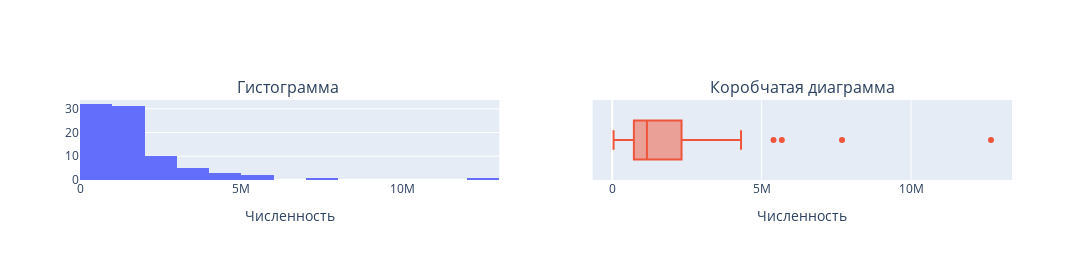
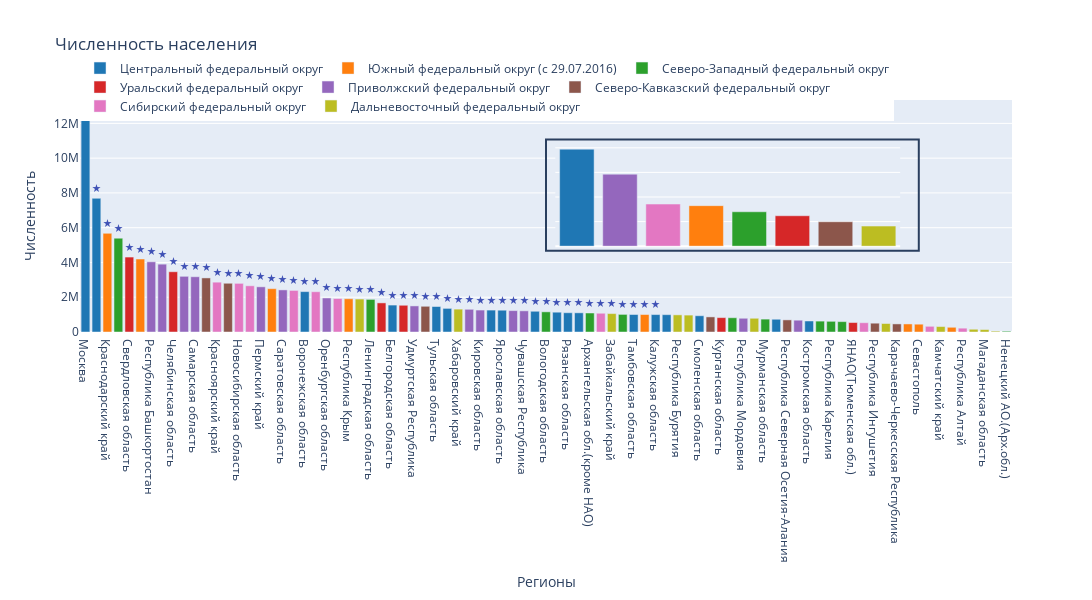

Notebook code for these charts, in order:
### Markdown cell above
### График численности населения

### Code cell
# Создаем маску, где будем использовать цвета наших регионов.
mask_number = data.groupby('Федеральный округ')['Численность населения'].sum().reset_index()
mask_number.sort_values(by='Численность населения',ascending=False,inplace=True)
mask_number['цвет'] = mask_number['Федеральный округ'].map(dct_colors)

# Нарисуем первую фигуру, которая будет состоять из гистограммы и коробчатой диаграммы
fig_1=make_subplots(rows=1,
                  cols=2,
                  subplot_titles=['Гистограмма ','Коробчатая диаграмма']
                  )
# Гистограмма
fig_1.add_trace(col=1,row=1,trace=go.Histogram(x=data['Численность населения'],showlegend=False))
fig_1.update_xaxes(title='Численность',col=1,row=1)

# Коробчатая диаграмма
fig_1.add_trace(col=2,row=1,trace=go.Box(x=data['Численность населения'],showlegend=False,name=''))
fig_1.update_xaxes(title='Численность',col=2,row=1)
# Изменим высоту и ширину первого графика
fig_1.update_layout(height=260,width=1200)

# Нарисуем первый график
fig_1.show()

# Далее нам понадобится столбчатая диаграмма, цветом выделим округа, а меткой сделаем регионы-млн.
fig_2 = px.bar(x=data['Регионы'],
             title='Численность населения по регионам',
             y=data['Численность населения'],
             color=data['Федеральный округ'],
             color_discrete_map=dct_colors,
             text=data['метка региона'],height=600,width=1200)

# Отсортируем согласно признаку Регионы, а он у нас отсортирован по численности населения
fig_2.update_xaxes(categoryorder='array',categoryarray=data['Регионы'])

# Добавим текст во внутрь черным цветом, что бы мы понимали где регион миллионник
fig_2.update_traces(textposition='outside',textfont_color='#3F51B5')


# Третий график будет внутри основного второго графика
fig_2.add_trace(
    trace=go.Bar(marker_color=mask_number['цвет'],
        x=mask_number['Федеральный округ'],
        y=mask_number['Численность населения'],
        name="Федеральный округ",xaxis='x2',
        showlegend=False))

# Рисуем внутри второго графика фигуру типа rect - это прямоугольник, указываем его вершины
fig_2.update_layout( shapes=[
    dict(type="rect", #тип
         xref="paper", # цвет 
         yref="paper", # цвет 
         x0=0.5, # начало графика x0 от левого края
         y0=0.35, # начало графика y0 от нижнего края
         x1=0.9, # конец графика x1 от левого края
         y1=0.83, # конец графика y1 от нижнего края
         line_width=2, #
         fillcolor=None, #
         opacity=1)])

# Уточняем область отображения второго графика
fig_2.update_traces(selector=lambda t: t.name=="Федеральный округ", xaxis="x2", yaxis="y2")

# Новые оси третьего графика
fig_2.update_layout(
    xaxis2=dict(domain=[0.51, 0.88], anchor="y2"),  # определяем оси X для врезанного графика
    yaxis2=dict(domain=[0.37, 0.81], anchor="x2")) # определяем оси Y для врезанного графика

fig_2.update_layout(autosize=False,
                  legend_orientation="h",
                  legend=dict(x=0,y=1.2, yanchor='top',title=''),
                  title="Численность населения",
                  xaxis_title="Регионы",
                  yaxis_title="Численность",
                  
                  xaxis2 = {'showticklabels': False},
                  yaxis2 = {'showticklabels': False})



fig_2.show()

### Figure 1 — Plotly figure (JSON) as saved in the notebook; plotly's stock layout.template omitted (floating-point values rounded to 4 significant figures)
{"data": [{"showlegend": false, "type": "histogram", "x": [12678079, 7690863, 5675462, 5398064, 4310681, 4197821, 4038151, 3902888, 3466369, 3202946, 3179532, 3110858, 2866255, 2803573, 2798170, 2657854, 2599260, 2491036, 2421895, 2391193, 2324205, 2317153, 1956835, 1926665, 1912622, 1895868, 1875872, 1674676, 1549151, 1537416, 1500955, 1478726, 1466127, 1358416, 1315643, 1305563, 1262402, 1260379, 1253389, 1229824, 1217818, 1192491, 1160445, 1139371, 1108847, 1104008, 1092424, 1079271, 1059700, 1012512, 1006748, 1005782, 1002575, 997135, 985937, 971996, 934889, 868350, 827166, 820473, 790197, 790044, 741404, 733498, 696837, 679417, 633385, 626115, 614064, 596508, 544444, 534262, 507061, 488257, 465528, 463088, 449138, 327383, 313016, 271135, 220181, 158305, 140149, 50288, 44111], "xaxis": "x", "yaxis": "y"}, {"name": "", "showlegend": false, "type": "box", "x": [12678079, 7690863, 5675462, 5398064, 4310681, 4197821, 4038151, 3902888, 3466369, 3202946, 3179532, 3110858, 2866255, 2803573, 2798170, 2657854, 2599260, 2491036, 2421895, 2391193, 2324205, 2317153, 1956835, 1926665, 1912622, 1895868, 1875872, 1674676, 1549151, 1537416, 1500955, 1478726, 1466127, 1358416, 1315643, 1305563, 1262402, 1260379, 1253389, 1229824, 1217818, 1192491, 1160445, 1139371, 1108847, 1104008, 1092424, 1079271, 1059700, 1012512, 1006748, 1005782, 1002575, 997135, 985937, 971996, 934889, 868350, 827166, 820473, 790197, 790044, 741404, 733498, 696837, 679417, 633385, 626115, 614064, 596508, 544444, 534262, 507061, 488257, 465528, 463088, 449138, 327383, 313016, 271135, 220181, 158305, 140149, 50288, 44111], "xaxis": "x2", "yaxis": "y2"}], "layout": {"annotations": [{"font": {"size": 16}, "showarrow": false, "text": "Гистограмма ", "x": 0.225, "xanchor": "center", "xref": "paper", "y": 1, "yanchor": "bottom", "yref": "paper"}, {"font": {"size": 16}, "showarrow": false, "text": "Коробчатая диаграмма", "x": 0.775, "xanchor": "center", "xref": "paper", "y": 1, "yanchor": "bottom", "yref": "paper"}], "height": 260, "width": 1200, "xaxis": {"anchor": "y", "domain": [0, 0.45], "title": {"text": "Численность"}}, "xaxis2": {"anchor": "y2", "domain": [0.55, 1], "title": {"text": "Численность"}}, "yaxis": {"anchor": "x", "domain": [0, 1]}, "yaxis2": {"anchor": "x2", "domain": [0, 1]}}}

### Figure 2 — Plotly figure (JSON) as saved in the notebook; plotly's stock layout.template omitted (floating-point values rounded to 4 significant figures)
{"data": [{"alignmentgroup": "True", "hovertemplate": "color=Центральный федеральный округ<br>x=%{x}<br>y=%{y}<br>text=%{text}<extra></extra>", "legendgroup": "Центральный федеральный округ", "marker": {"color": "#1F77B4", "pattern": {"shape": ""}}, "name": "Центральный федеральный округ", "offsetgroup": "Центральный федеральный округ", "orientation": "v", "showlegend": true, "text": ["★", "★", "★", "★", "★", "★", "★", "★", "★", "★", "★", "★", "★", "★", "", "", "", ""], "textfont": {"color": "#3F51B5"}, "textposition": "outside", "type": "bar", "x": ["Москва", "Московская область", "Воронежская область", "Белгородская область", "Тульская область", "Владимирская область", "Тверская область", "Ярославская область", "Брянская область", "Липецкая область", "Рязанская область", "Курская область", "Тамбовская область", "Калужская область", "Ивановская область", "Смоленская область", "Орловская область", "Костромская область"], "xaxis": "x", "y": [12678079, 7690863, 2324205, 1549151, 1466127, 1358416, 1260379, 1253389, 1192491, 1139371, 1108847, 1104008, 1006748, 1002575, 997135, 934889, 733498, 633385], "yaxis": "y"}, {"alignmentgroup": "True", "hovertemplate": "color=Южный федеральный округ (с 29.07.2016)<br>x=%{x}<br>y=%{y}<br>text=%{text}<extra></extra>", "legendgroup": "Южный федеральный округ (с 29.07.2016)", "marker": {"color": "#FF7F0E", "pattern": {"shape": ""}}, "name": "Южный федеральный округ (с 29.07.2016)", "offsetgroup": "Южный федеральный округ (с 29.07.2016)", "orientation": "v", "showlegend": true, "text": ["★", "★", "★", "★", "★", "", "", ""], "textfont": {"color": "#3F51B5"}, "textposition": "outside", "type": "bar", "x": ["Краснодарский край", "Ростовская область", "Волгоградская область", "Республика Крым", "Астраханская область", "Республика Адыгея", "Севастополь", "Республика Калмыкия"], "xaxis": "x", "y": [5675462, 4197821, 2491036, 1912622, 1005782, 463088, 449138, 271135], "yaxis": "y"}, {"alignmentgroup": "True", "hovertemplate": "color=Северо-Западный федеральный округ<br>x=%{x}<br>y=%{y}<br>text=%{text}<extra></extra>", "legendgroup": "Северо-Западный федеральный округ", "marker": {"color": "#2CA02C", "pattern": {"shape": ""}}, "name": "Северо-Западный федеральный округ", "offsetgroup": "Северо-Западный федеральный округ", "orientation": "v", "showlegend": true, "text": ["★", "★", "★", "★", "★", "", "", "", "", "", ""], "textfont": {"color": "#3F51B5"}, "textposition": "outside", "type": "bar", "x": ["Санкт-Петербург", "Ленинградская область", "Вологодская область", "Архангельская обл.(кроме НАО)", "Калининградская область", "Республика Коми", "Мурманская область", "Псковская область", "Республика Карелия", "Новгородская область", "Ненецкий АО.(Арх.обл.)"], "xaxis": "x", "y": [5398064, 1875872, 1160445, 1092424, 1012512, 820473, 741404, 626115, 614064, 596508, 44111], "yaxis": "y"}, {"alignmentgroup": "True", "hovertemplate": "color=Уральский федеральный округ<br>x=%{x}<br>y=%{y}<br>text=%{text}<extra></extra>", "legendgroup": "Уральский федеральный округ", "marker": {"color": "#D62728", "pattern": {"shape": ""}}, "name": "Уральский федеральный округ", "offsetgroup": "Уральский федеральный округ", "orientation": "v", "showlegend": true, "text": ["★", "★", "★", "★", "", ""], "textfont": {"color": "#3F51B5"}, "textposition": "outside", "type": "bar", "x": ["Свердловская область", "Челябинская область", "ХМАО(Тюменская обл.)", "Тюменская обл.(кроме ХМАО,ЯНАО)", "Курганская область", "ЯНАО(Тюменская обл.)"], "xaxis": "x", "y": [4310681, 3466369, 1674676, 1537416, 827166, 544444], "yaxis": "y"}, {"alignmentgroup": "True", "hovertemplate": "color=Приволжский федеральный округ<br>x=%{x}<br>y=%{y}<br>text=%{text}<extra></extra>", "legendgroup": "Приволжский федеральный округ", "marker": {"color": "#9467BD", "pattern": {"shape": ""}}, "name": "Приволжский федеральный округ", "offsetgroup": "Приволжский федеральный округ", "orientation": "v", "showlegend": true, "text": ["★", "★", "★", "★", "★", "★", "★", "★", "★", "★", "★", "★", "", ""], "textfont": {"color": "#3F51B5"}, "textposition": "outside", "type": "bar", "x": ["Республика Башкортостан", "Республика Татарстан", "Нижегородская область", "Самарская область", "Пермский край", "Саратовская область", "Оренбургская область", "Удмуртская Республика", "Пензенская область", "Кировская область", "Ульяновская область", "Чувашская Республика", "Республика Мордовия", "Республика Марий Эл"], "xaxis": "x", "y": [4038151, 3902888, 3202946, 3179532, 2599260, 2421895, 1956835, 1500955, 1305563, 1262402, 1229824, 1217818, 790197, 679417], "yaxis": "y"}, {"alignmentgroup": "True", "hovertemplate": "color=Северо-Кавказский федеральный округ<br>x=%{x}<br>y=%{y}<br>text=%{text}<extra></extra>", "legendgroup": "Северо-Кавказский федеральный округ", "marker": {"color": "#8C564B", "pattern": {"shape": ""}}, "name": "Северо-Кавказский федеральный округ", "offsetgroup": "Северо-Кавказский федеральный округ", "orientation": "v", "showlegend": true, "text": ["★", "★", "★", "", "", "", ""], "textfont": {"color": "#3F51B5"}, "textposition": "outside", "type": "bar", "x": ["Республика Дагестан", "Ставропольский край", "Чеченская Республика", "Кабардино-Балкарская Республика", "Республика Северная Осетия-Алания", "Республика Ингушетия", "Карачаево-Черкесская Республика"], "xaxis": "x", "y": [3110858, 2803573, 1478726, 868350, 696837, 507061, 465528], "yaxis": "y"}, {"alignmentgroup": "True", "hovertemplate": "color=Сибирский федеральный округ<br>x=%{x}<br>y=%{y}<br>text=%{text}<extra></extra>", "legendgroup": "Сибирский федеральный округ", "marker": {"color": "#E377C2", "pattern": {"shape": ""}}, "name": "Сибирский федеральный округ", "offsetgroup": "Сибирский федеральный округ", "orientation": "v", "showlegend": true, "text": ["★", "★", "★", "★", "★", "★", "★", "", "", ""], "textfont": {"color": "#3F51B5"}, "textposition": "outside", "type": "bar", "x": ["Красноярский край", "Новосибирская область", "Кемеровская область", "Иркутская область", "Алтайский край", "Омская область", "Томская область", "Республика Хакасия", "Республика Тыва", "Республика Алтай"], "xaxis": "x", "y": [2866255, 2798170, 2657854, 2391193, 2317153, 1926665, 1079271, 534262, 327383, 220181], "yaxis": "y"}, {"alignmentgroup": "True", "hovertemplate": "color=Дальневосточный федеральный округ<br>x=%{x}<br>y=%{y}<br>text=%{text}<extra></extra>", "legendgroup": "Дальневосточный федеральный округ", "marker": {"color": "#BCBD22", "pattern": {"shape": ""}}, "name": "Дальневосточный федеральный округ", "offsetgroup": "Дальневосточный федеральный округ", "orientation": "v", "showlegend": true, "text": ["★", "★", "★", "", "", "", "", "", "", "", ""], "textfont": {"color": "#3F51B5"}, "textposition": "outside", "type": "bar", "x": ["Приморский край", "Хабаровский край", "Забайкальский край", "Республика Бурятия", "Республика Саха (Якутия)", "Амурская область", "Сахалинская область", "Камчатский край", "Еврейская автономная область", "Магаданская область", "Чукотский автономный округ"], "xaxis": "x", "y": [1895868, 1315643, 1059700, 985937, 971996, 790044, 488257, 313016, 158305, 140149, 50288], "yaxis": "y"}, {"marker": {"color": ["#1F77B4", "#9467BD", "#E377C2", "#FF7F0E", "#2CA02C", "#D62728", "#8C564B", "#BCBD22"]}, "name": "Федеральный округ", "showlegend": false, "type": "bar", "x": ["Центральный федеральный округ", "Приволжский федеральный округ", "Сибирский федеральный округ", "Южный федеральный округ (с 29.07.2016)", "Северо-Западный федеральный округ", "Уральский федеральный округ", "Северо-Кавказский федеральный округ", "Дальневосточный федеральный округ"], "xaxis": "x2", "y": [39433556, 29287683, 17118387, 16466084, 13981992, 12360752, 9930933, 8169203], "yaxis": "y2"}], "layout": {"autosize": false, "barmode": "relative", "height": 600, "legend": {"orientation": "h", "title": {"text": ""}, "tracegroupgap": 0, "x": 0, "y": 1.2, "yanchor": "top"}, "shapes": [{"line": {"width": 2}, "opacity": 1, "type": "rect", "x0": 0.5, "x1": 0.9, "xref": "paper", "y0": 0.35, "y1": 0.83, "yref": "paper"}], "title": {"text": "Численность населения"}, "width": 1200, "xaxis": {"anchor": "y", "categoryarray": ["Москва", "Московская область", "Краснодарский край", "Санкт-Петербург", "Свердловская область", "Ростовская область", "Республика Башкортостан", "Республика Татарстан", "Челябинская область", "Нижегородская область", "Самарская область", "Республика Дагестан", "Красноярский край", "Ставропольский край", "Новосибирская область", "Кемеровская область", "Пермский край", "Волгоградская область", "Саратовская область", "Иркутская область", "Воронежская область", "Алтайский край", "Оренбургская область", "Омская область", "Республика Крым", "Приморский край", "Ленинградская область", "ХМАО(Тюменская обл.)", "Белгородская область", "Тюменская обл.(кроме ХМАО,ЯНАО)", "Удмуртская Республика", "Чеченская Республика", "Тульская область", "Владимирская область", "Хабаровский край", "Пензенская область", "Кировская область", "Тверская область", "Ярославская область", "Ульяновская область", "Чувашская Республика", "Брянская область", "Вологодская область", "Липецкая область", "Рязанская область", "Курская область", "Архангельская обл.(кроме НАО)", "Томская область", "Забайкальский край", "Калининградская область", "Тамбовская область", "Астраханская область", "Калужская область", "Ивановская область", "Республика Бурятия", "Республика Саха (Якутия)", "Смоленская область", "Кабардино-Балкарская Республика", "Курганская область", "Республика Коми", "Республика Мордовия", "Амурская область", "Мурманская область", "Орловская область", "Республика Северная Осетия-Алания", "Республика Марий Эл", "Костромская область", "Псковская область", "Республика Карелия", "Новгородская область", "ЯНАО(Тюменская обл.)", "Республика Хакасия", "Республика Ингушетия", "Сахалинская область", "Карачаево-Черкесская Республика", "Республика Адыгея", "Севастополь", "Республика Тыва", "Камчатский край", "Республика Калмыкия", "Республика Алтай", "Еврейская автономная область", "Магаданская область", "Чукотский автономный округ", "Ненецкий АО.(Арх.обл.)"], "categoryorder": "array", "domain": [0, 1], "title": {"text": "Регионы"}}, "xaxis2": {"anchor": "y2", "domain": [0.51, 0.88], "showticklabels": false}, "yaxis": {"anchor": "x", "domain": [0, 1], "title": {"text": "Численность"}}, "yaxis2": {"anchor": "x2", "domain": [0.37, 0.81], "showticklabels": false}}}
